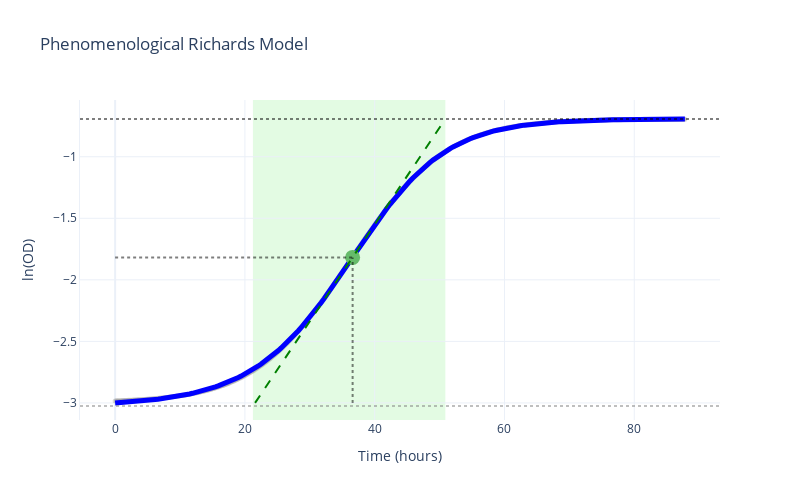

The cell this chart's notebook holds for it:
### Code cell
# Example: Plot phenomenological Richards model
# Fit phenomenological parametric models
fit_phenom_richards = gc.parametric.fit_parametric(time, data, method="phenom_richards")
stats_phenom_richards = gc.utils.extract_stats(
    fit_phenom_richards, time, data, phase_boundary_method="tangent"
)

# Create base plot with data
scale = "log"
fig = gc.plot.create_base_plot(time, data, scale=scale)

# Annotate with fit and growth statistics (all annotations shown by default)
fig = gc.plot.annotate_plot(
    fig,
    fit_result=fit_phenom_richards,
    stats=stats_phenom_richards,
    scale=scale,
)

# Add title and display
fig.update_layout(
    title="Phenomenological Richards Model",
    height=500,
    width=800,
    template="plotly_white",
)
fig.show()

### Figure 1 — Plotly figure (JSON) as saved in the notebook; plotly's stock layout.template omitted (floating-point values rounded to 4 significant figures; data arrays with more than 128 entries replaced by an {"elided": "..."} marker saying what was removed)
{"data": [{"marker": {"color": "gray", "opacity": 0.3, "size": 5}, "mode": "markers", "name": "Data", "showlegend": false, "type": "scatter", "x": {"elided": "440 float values"}, "y": {"elided": "440 float values"}}, {"line": {"color": "blue", "width": 5}, "mode": "lines", "name": "Fitted curve", "showlegend": false, "type": "scatter", "x": {"elided": "200 float values"}, "y": {"elided": "200 float values"}}, {"marker": {"color": "#66BB6A", "size": 15, "symbol": "circle"}, "mode": "markers", "showlegend": false, "type": "scatter", "x": [36.6], "y": [-1.818]}, {"hovertemplate": "Tangent line at μmax<extra></extra>", "line": {"color": "green", "dash": "dash", "width": 2}, "mode": "lines", "name": "umax tangent", "showlegend": false, "type": "scatter", "x": [21.57, 21.86, 22.16, 22.45, 22.75, 23.05, 23.34, 23.64, 23.94, 24.23, 24.53, 24.82, 25.12, 25.42, 25.71, 26.01, 26.31, 26.6, 26.9, 27.19, 27.49, 27.79, 28.08, 28.38, 28.68, 28.97, 29.27, 29.56, 29.86, 30.16, 30.45, 30.75, 31.05, 31.34, 31.64, 31.93, 32.23, 32.53, 32.82, 33.12, 33.42, 33.71, 34.01, 34.3, 34.6, 34.9, 35.19, 35.49, 35.78, 36.08, 36.38, 36.67, 36.97, 37.27, 37.56, 37.86, 38.15, 38.45, 38.75, 39.04, 39.34, 39.64, 39.93, 40.23, 40.52, 40.82, 41.12, 41.41, 41.71, 42.01, 42.3, 42.6, 42.89, 43.19, 43.49, 43.78, 44.08, 44.38, 44.67, 44.97, 45.26, 45.56, 45.86, 46.15, 46.45, 46.74, 47.04, 47.34, 47.63, 47.93, 48.23, 48.52, 48.82, 49.11, 49.41, 49.71, 50.0, 50.3, 50.6, 50.89], "y": [-3.0, -2.977, -2.953, -2.93, -2.907, -2.884, -2.86, -2.837, -2.814, -2.79, -2.767, -2.744, -2.72, -2.697, -2.674, -2.651, -2.627, -2.604, -2.581, -2.557, -2.534, -2.511, -2.487, -2.464, -2.441, -2.418, -2.394, -2.371, -2.348, -2.324, -2.301, -2.278, -2.254, -2.231, -2.208, -2.185, -2.161, -2.138, -2.115, -2.091, -2.068, -2.045, -2.021, -1.998, -1.975, -1.952, -1.928, -1.905, -1.882, -1.858, -1.835, -1.812, -1.788, -1.765, -1.742, -1.719, -1.695, -1.672, -1.649, -1.625, -1.602, -1.579, -1.555, -1.532, -1.509, -1.486, -1.462, -1.439, -1.416, -1.392, -1.369, -1.346, -1.322, -1.299, -1.276, -1.253, -1.229, -1.206, -1.183, -1.159, -1.136, -1.113, -1.089, -1.066, -1.043, -1.019, -0.9962, -0.9729, -0.9496, -0.9263, -0.903, -0.8797, -0.8564, -0.8331, -0.8098, -0.7865, -0.7632, -0.7399, -0.7166, -0.6933]}], "layout": {"height": 500, "hovermode": "closest", "shapes": [{"fillcolor": "lightgreen", "layer": "below", "line": {"width": 0}, "opacity": 0.25, "type": "rect", "x0": 21.24, "x1": 50.89, "xref": "x", "y0": 0, "y1": 1, "yref": "y domain"}, {"line": {"color": "black", "dash": "dot", "width": 2}, "opacity": 0.5, "type": "line", "x0": 36.6, "x1": 36.6, "y0": -3.0, "y1": -1.818}, {"line": {"color": "black", "dash": "dot", "width": 2}, "opacity": 0.5, "type": "line", "x0": 0, "x1": 36.6, "y0": -1.818, "y1": -1.818}, {"line": {"color": "black", "dash": "dot", "width": 2}, "opacity": 0.5, "type": "line", "x0": 0, "x1": 1, "xref": "x domain", "y0": -0.6933, "y1": -0.6933, "yref": "y"}, {"line": {"color": "gray", "dash": "dot", "width": 2}, "opacity": 0.5, "type": "line", "x0": 0, "x1": 1, "xref": "x domain", "y0": -3.026, "y1": -3.026, "yref": "y"}], "showlegend": false, "title": {"text": "Phenomenological Richards Model"}, "width": 800, "xaxis": {"range": [0, null], "title": {"text": "Time (hours)"}}, "yaxis": {"showline": true, "title": {"text": "ln(OD)"}, "visible": true}}}
